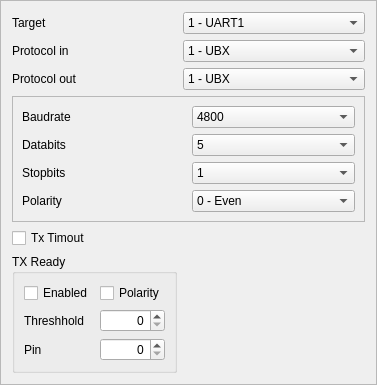
                <widget class="QFrame" name="framePRT">
                 <property name="frameShape">
                  <enum>QFrame::StyledPanel</enum>
                 </property>
                 <property name="frameShadow">
                  <enum>QFrame::Raised</enum>
                 </property>
                 <layout class="QGridLayout" name="gridLayout_19">
                  <item row="0" column="0">
                   <widget class="QLabel" name="label_80">
                    <property name="text">
                     <string>Target</string>
                    </property>
                   </widget>
                  </item>
                  <item row="4" column="0" colspan="2">
                   <widget class="QFrame" name="framePRTUART">
                    <property name="frameShape">
                     <enum>QFrame::StyledPanel</enum>
                    </property>
                    <property name="frameShadow">
                     <enum>QFrame::Raised</enum>
                    </property>
                    <layout class="QGridLayout" name="gridLayout_20">
                     <item row="1" column="1">
                      <widget class="QLabel" name="label_138">
                       <property name="text">
                        <string>Baudrate</string>
                       </property>
                      </widget>
                     </item>
                     <item row="2" column="2">
                      <widget class="QComboBox" name="comboUARTDataBits">
                       <item>
                        <property name="text">
                         <string>5</string>
                        </property>
                       </item>
                       <item>
                        <property name="text">
                         <string>6</string>
                        </property>
                       </item>
                       <item>
                        <property name="text">
                         <string>7</string>
                        </property>
                       </item>
                       <item>
                        <property name="text">
                         <string>8</string>
                        </property>
                       </item>
                      </widget>
                     </item>
                     <item row="4" column="1">
                      <widget class="QLabel" name="label_141">
                       <property name="text">
                        <string>Polarity</string>
                       </property>
                      </widget>
                     </item>
                     <item row="1" column="2">
                      <widget class="QComboBox" name="comboUARTBaud">
                       <item>
                        <property name="text">
                         <string>4800</string>
                        </property>
                       </item>
                       <item>
                        <property name="text">
                         <string>9600</string>
                        </property>
                       </item>
                       <item>
                        <property name="text">
                         <string>19200</string>
                        </property>
                       </item>
                       <item>
                        <property name="text">
                         <string>38400</string>
                        </property>
                       </item>
                       <item>
                        <property name="text">
                         <string>57600</string>
                        </property>
                       </item>
                       <item>
                        <property name="text">
                         <string>115200</string>
                        </property>
                       </item>
                       <item>
                        <property name="text">
                         <string>230400</string>
                        </property>
                       </item>
                       <item>
                        <property name="text">
                         <string>460800</string>
                        </property>
                       </item>
                       <item>
                        <property name="text">
                         <string>921600</string>
                        </property>
                       </item>
                      </widget>
                     </item>
                     <item row="2" column="1">
                      <widget class="QLabel" name="label_139">
                       <property name="text">
                        <string>Databits</string>
                       </property>
                      </widget>
                     </item>
                     <item row="3" column="2">
                      <widget class="QComboBox" name="comboUARTStopBits">
                       <item>
                        <property name="text">
                         <string>1</string>
                        </property>
                       </item>
                       <item>
                        <property name="text">
                         <string>1.5</string>
                        </property>
                       </item>
                       <item>
                        <property name="text">
                         <string>2</string>
                        </property>
                       </item>
                       <item>
                        <property name="text">
                         <string>0.5</string>
                        </property>
                       </item>
                      </widget>
                     </item>
                     <item row="3" column="1">
                      <widget class="QLabel" name="label_140">
                       <property name="text">
                        <string>Stopbits</string>
                       </property>
                      </widget>
                     </item>
                     <item row="4" column="2">
                      <widget class="QComboBox" name="comboUARTParity">
                       <item>
                        <property name="text">
                         <string>0 - Even</string>
                        </property>
                       </item>
                       <item>
                        <property name="text">
                         <string>1 - Odd</string>
                        </property>
                       </item>
                       <item>
                        <property name="text">
                         <string>4 - None</string>
                        </property>
                       </item>
                      </widget>
                     </item>
                    </layout>
                   </widget>
                  </item>
                  <item row="0" column="1">
                   <widget class="QComboBox" name="comboPRTTarget">
                    <item>
                     <property name="text">
                      <string>1 - UART1</string>
                     </property>
                    </item>
                    <item>
                     <property name="text">
                      <string>2 - UART2</string>
                     </property>
                    </item>
                    <item>
                     <property name="text">
                      <string>3 - USB</string>
                     </property>
                    </item>
                   </widget>
                  </item>
                  <item row="1" column="0">
                   <widget class="QLabel" name="label_136">
                    <property name="text">
                     <string>Protocol in</string>
                    </property>
                   </widget>
                  </item>
                  <item row="1" column="1">
                   <widget class="QComboBox" name="comboPRTIn">
                    <item>
                     <property name="text">
                      <string>1 - UBX</string>
                     </property>
                    </item>
                    <item>
                     <property name="text">
                      <string>2 - NMEA</string>
                     </property>
                    </item>
                    <item>
                     <property name="text">
                      <string>3 - UBX + NMEA</string>
                     </property>
                    </item>
                    <item>
                     <property name="text">
                      <string>4 - RTCM2</string>
                     </property>
                    </item>
                    <item>
                     <property name="text">
                      <string>7 - UBX + NMEA + RTCM2</string>
                     </property>
                    </item>
                    <item>
                     <property name="text">
                      <string>32 - RTCM3</string>
                     </property>
                    </item>
                    <item>
                     <property name="text">
                      <string>35 - UBX + NMEA + RTCM3</string>
                     </property>
                    </item>
                   </widget>
                  </item>
                  <item row="6" column="0">
                   <widget class="QGroupBox" name="groupTX">
                    <property name="title">
                     <string>TX Ready</string>
                    </property>
                    <layout class="QGridLayout" name="gridLayout_21">
                     <item row="0" column="0">
                      <widget class="QCheckBox" name="checkTXEn">
                       <property name="text">
                        <string>Enabled</string>
                       </property>
                      </widget>
                     </item>
                     <item row="0" column="1">
                      <widget class="QCheckBox" name="checkTXPol">
                       <property name="text">
                        <string>Polarity</string>
                       </property>
                      </widget>
                     </item>
                     <item row="1" column="0">
                      <widget class="QLabel" name="label_142">
                       <property name="text">
                        <string>Threshhold</string>
                       </property>
                      </widget>
                     </item>
                     <item row="1" column="1">
                      <widget class="QSpinBox" name="spinTXThreshhold">
                       <property name="alignment">
                        <set>Qt::AlignRight|Qt::AlignTrailing|Qt::AlignVCenter</set>
                       </property>
                       <property name="maximum">
                        <number>4088</number>
                       </property>
                       <property name="singleStep">
                        <number>8</number>
                       </property>
                      </widget>
                     </item>
                     <item row="2" column="0">
                      <widget class="QLabel" name="label_143">
                       <property name="text">
                        <string>Pin</string>
                       </property>
                      </widget>
                     </item>
                     <item row="2" column="1">
                      <widget class="QSpinBox" name="spinTXPin">
                       <property name="alignment">
                        <set>Qt::AlignRight|Qt::AlignTrailing|Qt::AlignVCenter</set>
                       </property>
                       <property name="maximum">
                        <number>23</number>
                       </property>
                      </widget>
                     </item>
                    </layout>
                   </widget>
                  </item>
                  <item row="2" column="0">
                   <widget class="QLabel" name="label_137">
                    <property name="text">
                     <string>Protocol out</string>
                    </property>
                   </widget>
                  </item>
                  <item row="2" column="1">
                   <widget class="QComboBox" name="comboPRTOut">
                    <item>
                     <property name="text">
                      <string>1 - UBX</string>
                     </property>
                    </item>
                    <item>
                     <property name="text">
                      <string>2 - NMEA</string>
                     </property>
                    </item>
                    <item>
                     <property name="text">
                      <string>3 - UBX + NMEA</string>
                     </property>
                    </item>
                    <item>
                     <property name="text">
                      <string>32 - RTCM3</string>
                     </property>
                    </item>
                    <item>
                     <property name="text">
                      <string>35 - UBX + NMEA + RTCM3</string>
                     </property>
                    </item>
                   </widget>
                  </item>
                  <item row="5" column="0">
                   <widget class="QCheckBox" name="checkTXTimeout">
                    <property name="text">
                     <string>Tx Timout</string>
                    </property>
                   </widget>
                  </item>
                 </layout>
                </widget>
